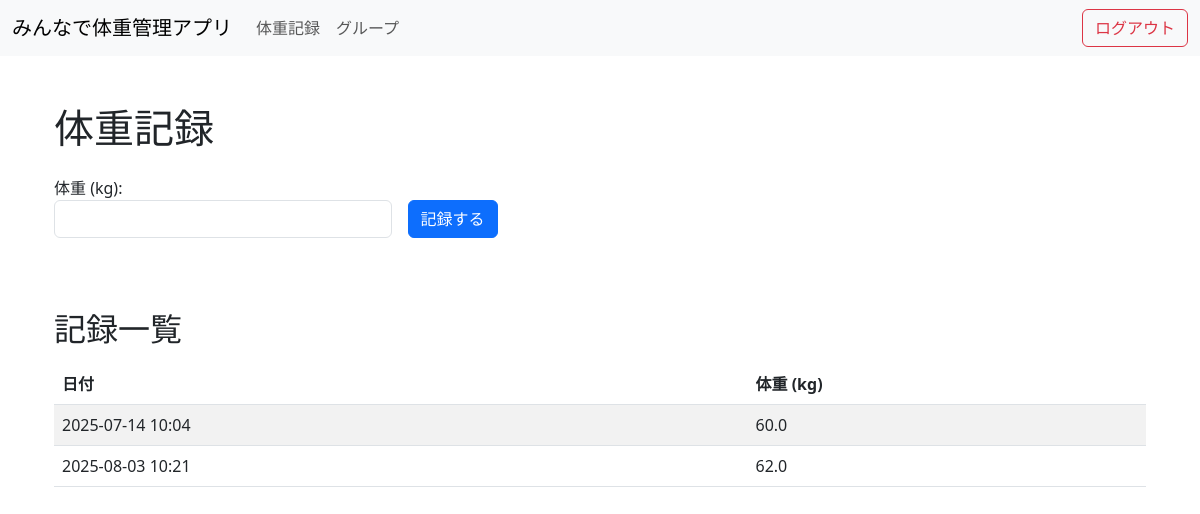
Screenshot of /weights (signed in) with the database file from the repository.
### tables this page shows
CREATE TABLE weight_records (
    user_id INTEGER NOT NULL,
    weight REAL NOT NULL,
    created_at TEXT NOT NULL,
    FOREIGN KEY (user_id) REFERENCES users (id),
    PRIMARY KEY (user_id, created_at)
);

### routes/weight.py (the view)
@router.get("/weights")
async def list_weight_records(request: Request, db: Session = Depends(get_db)):
    username = request.session.get("username")
    if not username:
        raise HTTPException(status_code=401, detail="Not authenticated")
    user = get_user(db, username)
    if not user:
        raise HTTPException(status_code=404, detail="User not found")
    weight_records = get_weight_records(db, user.id)
    return templates.TemplateResponse("weights.html", {"request": request, "weight_records": weight_records, "date_to_str": date_to_str})

### templates/weights.html
{% extends "base.html" %}
{% block content %}
<div class="container">
    <h1 class="mt-5">体重記録</h1>
    <form action="/weights" method="post" class="mt-4 d-flex align-items-center">
        <div class="form-group mb-4 me-3">
            <label for="weight" class="me-2">体重 (kg):</label>
            <input type="number" step="0.1" id="weight" name="weight" class="form-control d-inline-block"
                size="5" required>
        </div>
        <button type="submit" class="btn btn-primary">
            記録する
        </button>
    </form>
    <h2 class="mt-5">記録一覧</h2>
    <table class="table table-striped mt-3">
        <thead>
            <tr>
                <th>日付</th>
                <th>体重 (kg)</th>
            </tr>
        </thead>
        <tbody>
            {% for record in weight_records %}
            <tr>
                <td>{{ date_to_str(record.created_at) }}</td>
                <td>{{ record.weight }}</td>
            </tr>
            {% endfor %}
        </tbody>
    </table>
</div>
{% endblock %}

### rows the page displays
weight_records: created_at "2025-07-14 10:04", weight "60.0"
weight_records: created_at "2025-08-03 10:21", weight "62.0"
